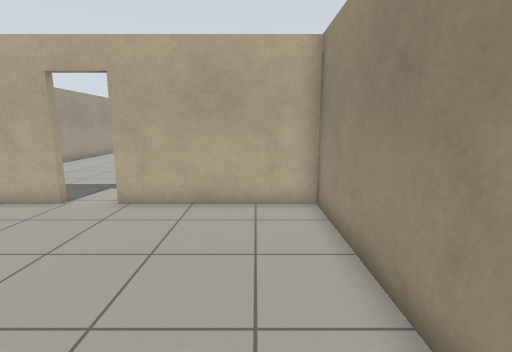
[1] (above)

16 first-person views from a walk through a Gazebo world. The camera is 1.2 m above the floor, tilts 10° down and sees 85° across. The floor is counted in squares, 0.5 m on a side. Each view is taken from the middle of a square. On the plan, view 1 faces up. The plan holds only what a view shows up to about 18 squares ahead; the rest is blank. The place goes on beyond the plan. Gazebo's built-in surfaces are drawn with simple patterns. Some stock models are drawn as simple stand-ins.

[2]
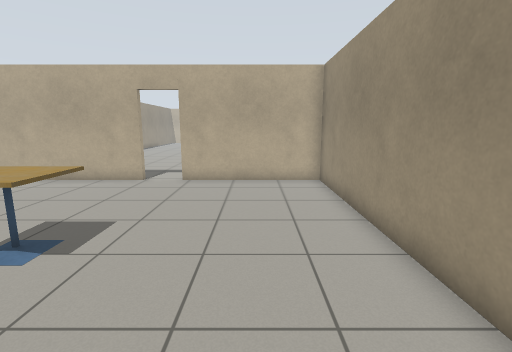

[3]
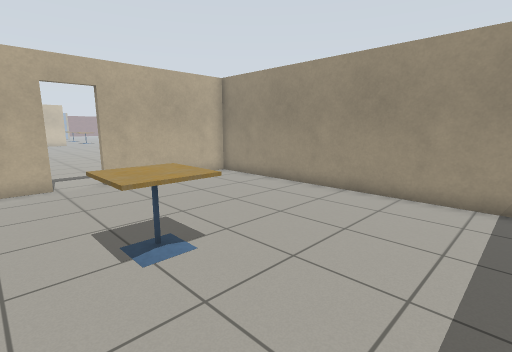

[4]
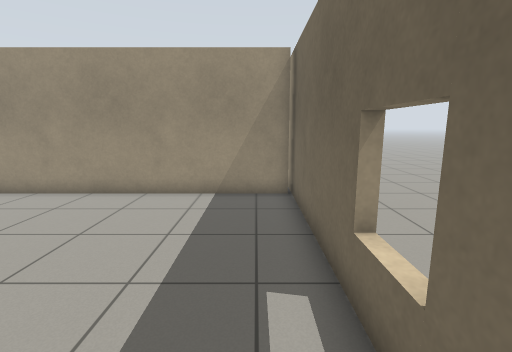

[5]
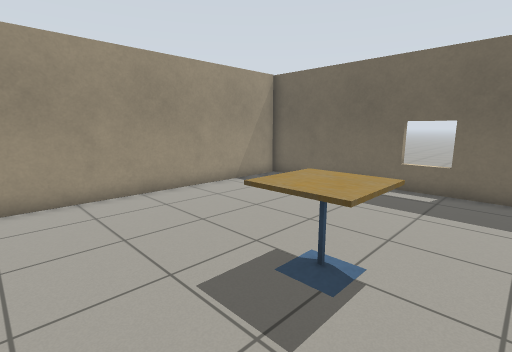

[6]
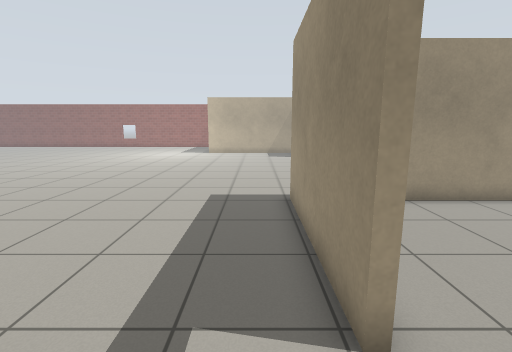

[7]
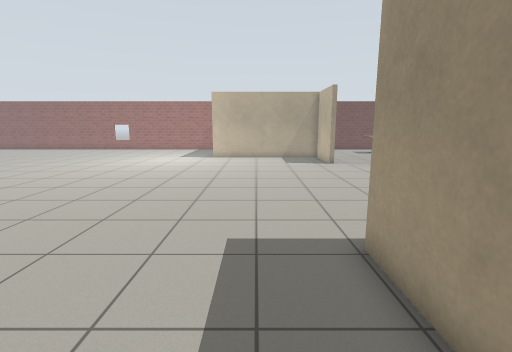

[8]
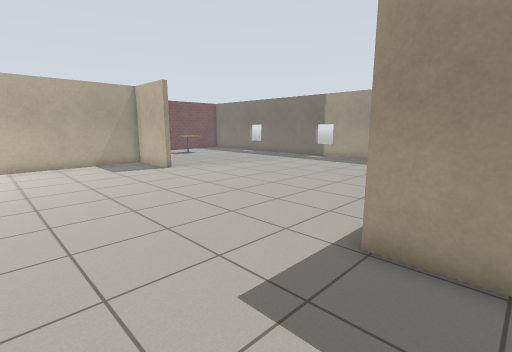

[9]
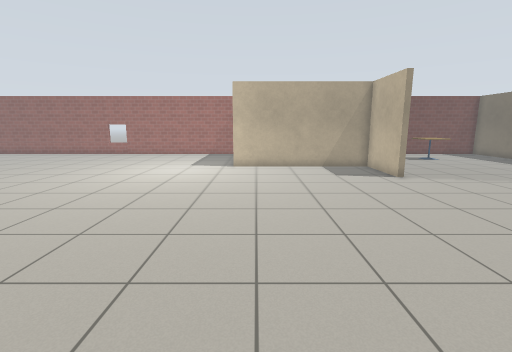

[10]
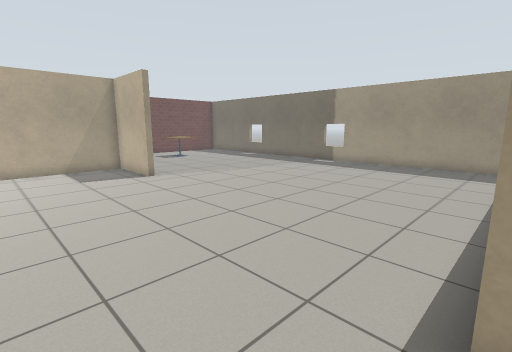

[11]
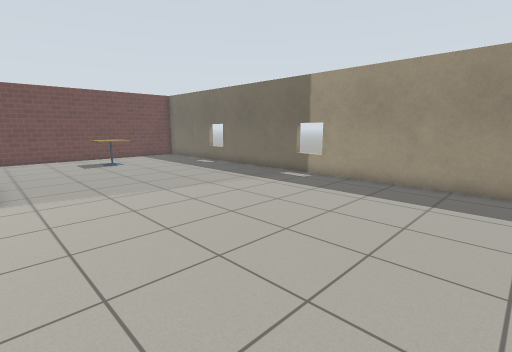

[12]
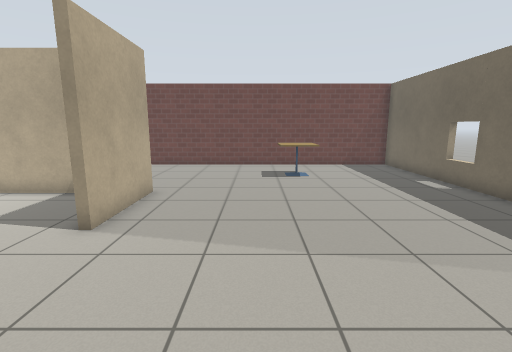

[13]
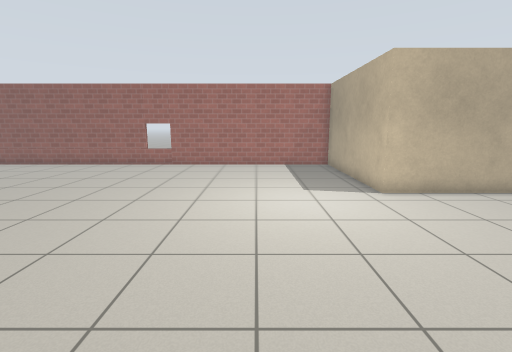

[14]
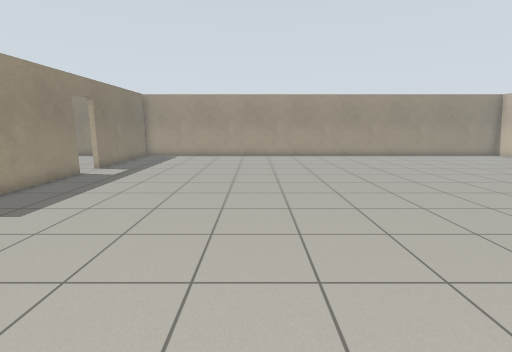

[15]
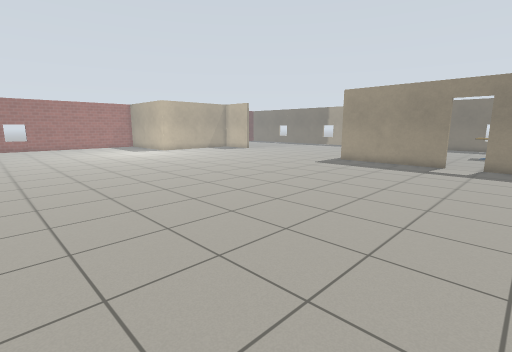

[16]
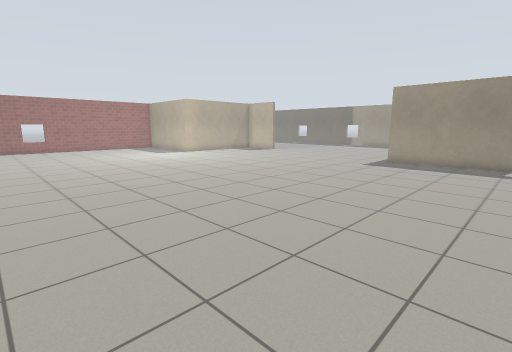

### Floor plan
Points are (right, up) in squares from view 1. A wall is a line through its corners. A room is listed if a view was taken in it or the views show most of it. See-through windows are left out.
Room 1 (views 1, 2, 3, 4, 5)
walls: (-6.1, 8.5) (-8.5, 8.5); (-7.7, -6.3) (2, -6.3); (1.9, -6.2) (1.9, 8.5) (-4.4, 8.5)
ways out: open door at (-5.5, 9) to room 2
objects: cafe table (-7, 0) to (-5, 2)
Room 2 (views 6, 7, 8, 9, 10, 11, 12, 13, 14, 15, 16)
walls: (19.4, 5.9) (15.3, 5.9) (15.3, 6.2) (19, 6.2) (19, 14.4) (26.9, 14.4) (26.9, 29.5); (-4.4, 8.8) (2.2, 8.8); (-8.5, 8.8) (-6.1, 8.8); (2, -6.3) (26.9, -6.3) (26.9, 8.8)
ways out: open door at (-5.5, 9) to room 1
objects: cafe table (22, -1) to (24, 1)

Where each view was taken, in squares from view 1:
view 1: 0 up, 0 right, facing up
view 2: 4 down, 1 left, facing up
view 3: 4 down, 8 left, facing up-right
view 4: 5 down, 8 left, facing right
view 5: 5 up, 8 left, facing down-right
view 6: 10 up, 7 left, facing right
view 7: 11 up, 3 left, facing right
view 8: 14 up, 0 right, facing down-right
view 9: 13 up, 2 right, facing right
view 10: 12 up, 2 right, facing down-right
view 11: 6 up, 4 right, facing down-right
view 12: 2 up, 9 right, facing right
view 13: 19 up, 9 right, facing right
view 14: 18 up, 10 right, facing left
view 15: 28 up, 8 left, facing down-right
view 16: 29 up, 5 left, facing down-right
